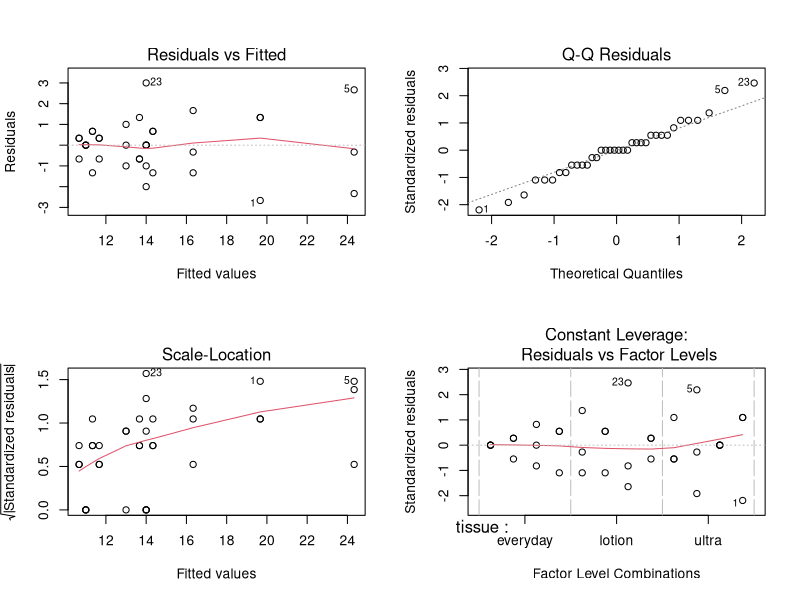
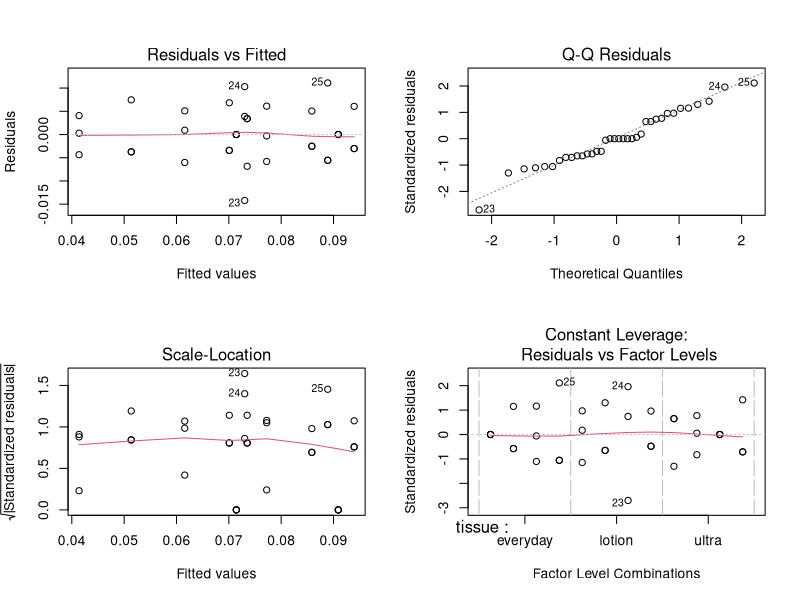

Recreate these plots in R, in order. (Note: this script raises an error after producing the figures.)
library(lsmeans)
library(car)
library(multcompView)
library(lme4)

options(contrasts = c("contr.sum", "contr.poly"))

numdrops=c(17, 21, 21, 22, 27, 24, 13,15,13,14,14,14,11,12,12,15,15,13,
           16,15,18,13,17,12,10,12,12,11,10,11,11,11,11,12,13,14)
tissue=c(rep("ultra",12),rep("lotion",12),rep("everyday",12))
liquid=rep(c(rep("water",3),rep("pepsi",3),rep("milk",3),rep("soy",3)),3)

data1=data.frame(tissue=tissue,liquid=liquid,numdrops=numdrops)

model1 <- aov(numdrops~tissue+liquid+tissue:liquid,data=data1)

par(mfrow=c(2,2))

plot(model1)

model2 <- aov(1/(numdrops)~tissue+liquid+tissue:liquid,data=data1)
plot(model2)

anova(model2)

lm_interaction=lsmeans(model2,~tissue:liquid)
cld(lm_interaction,alpha=0.05)

par(mfrow=c(1,1))
interaction.plot(x.factor = data1$tissue, trace.factor = data1$liquid, response = data1$numdrops, 
                 type ="b",col = 2:3,xlab ="Species", ylab ="nitrogen content", trace.label ="Type")

lm_tissue=lsmeans(model2,~tissue)
cld(lm_tissue,alpha=0.05)
